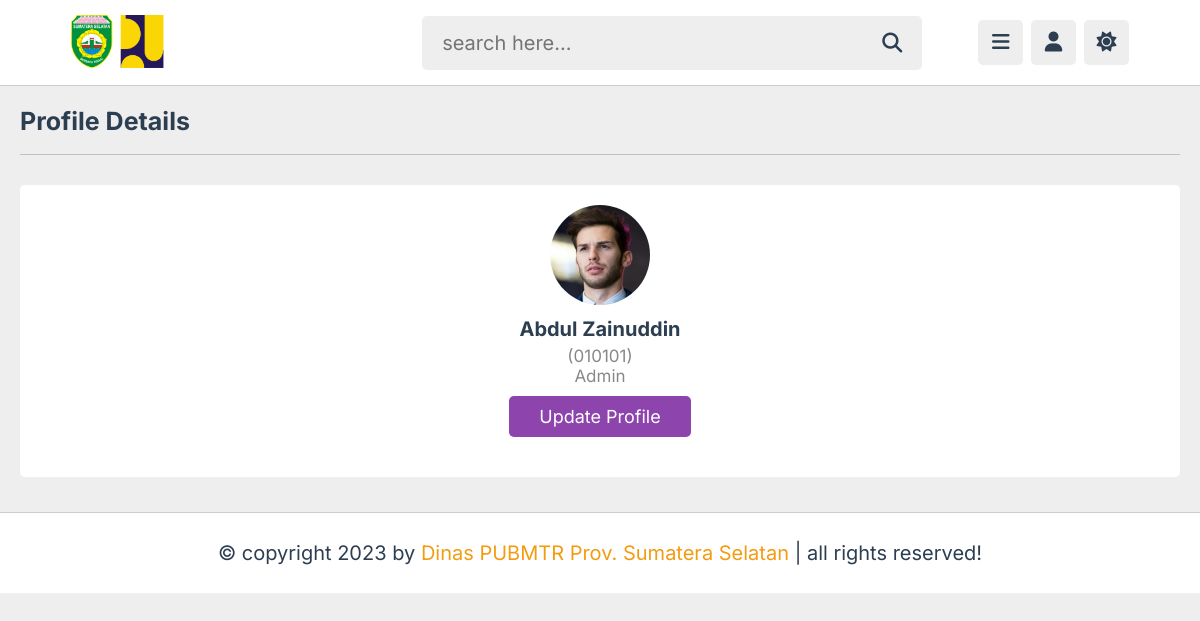
Page /admin/profile.php (signed in) on the committed database.
### tables this page shows
CREATE TABLE `akun` (
  `id_akun` int(10) NOT NULL,
  `nip` varchar(20) NOT NULL,
  `password` varchar(50) NOT NULL,
  `email` varchar(50) NOT NULL,
  `no_hp` varchar(15) NOT NULL,
  `user_type` varchar(20) NOT NULL DEFAULT 'pegawai',
  `image` varchar(100) NOT NULL
);

CREATE TABLE `pegawai` (
  `nip` varchar(20) NOT NULL,
  `nama` varchar(100) NOT NULL,
  `gender` varchar(20) NOT NULL,
  `jabatan_peg` varchar(100) NOT NULL,
  `pangkat_peg` varchar(20) NOT NULL,
  `id_sub` int(10) NOT NULL
);

### admin/profile.php (the view, shortened to what this page needs)
<?php
@include '../config.php';
?>
<!DOCTYPE html>
<html lang="en">
<head>
    <link rel="stylesheet" href="https://cdnjs.cloudflare.com/ajax/libs/font-awesome/6.2.0/css/all.min.css">
    <link rel="stylesheet" href="../css/admin_style.css">
</head>
<body>
<?php include 'header.php'; ?>
<section class="profile">
   <h1 class="heading">profile details</h1>
   <div class="details">
      <div class="user">
         <img src="../uploaded_img/<?= $fetch_profile['image']; ?>" alt="">
         <h3><?= $fetch_profile['nama']; ?></h3>
         <p>(<?= $fetch_profile['nip']; ?>)</p>
         <p>Admin</p>
         <a href="update.php" class="inline-btn">update profile</a>
      </div>
   </div>
</section>
<?php include 'footer.php'; ?>
</body>
</html>

### css/admin_style.css (style rules this page uses)
:root { --main-color: #8e44ad; --red: #e74c3c; --orange: #f39c12; --white: #fff; --black: #2c3e50; --light-color: #888; --light-bg: #eee; --border: 0.1rem solid rgba(0, 0, 0, 0.2); --border-table: 0.1rem solid rgba(10, 10, 10, 0.646); }
* { font-family: 'Inter', sans-serif; margin: 0; padding: 0; box-sizing: border-box; outline: none; border: none; text-decoration: none; }
html { font-size: 62.5%; overflow-x: hidden; }
body { background-color: var(--light-bg); padding-left: 30rem; }
section { padding: 2rem; max-width: 1200px; margin: 0 auto; }
.btn, .option-btn, .delete-btn, .inline-btn, .inline-option-btn, .inline-delete-btn { border-radius: 0.5rem; padding: 1rem 3rem; font-size: 1.8rem; color: #fff; margin-top: 1rem; text-transform: capitalize; cursor: pointer; text-align: center; }
.inline-btn, .inline-option-btn, .inline-delete-btn { display: inline-block; }
.btn, .inline-btn { background-color: var(--main-color); }
.heading { padding-bottom: 1.8rem; border-bottom: var(--border); font-size: 2.5rem; color: var(--black); text-transform: capitalize; margin-bottom: 3rem; }
.profile .details { background-color: var(--white); border-radius: 0.5rem; padding: 2rem; }
.profile .details .user { text-align: center; margin-bottom: 2rem; }
.profile .details .user img { height: 10rem; width: 10rem; border-radius: 50%; object-fit: cover; margin-bottom: 0.5rem; }
.profile .details .user h3 { font-size: 2rem; margin: 0.5rem 0; color: var(--black); }
.profile .details .user p { font-size: 1.7rem; color: var(--light-color); }
@media (max-width: 1200px) { body { padding-left: 0; } }

### rows in the picture
akun: image (picture), nip.nama "Abdul Zainuddin", nip.nip "010101"
